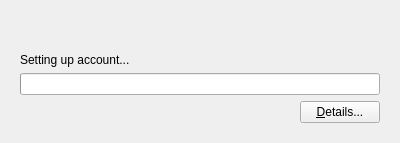
<?xml version="1.0" encoding="UTF-8"?>
<ui version="4.0">
 <class>SetupPage</class>
 <widget class="QWidget" name="SetupPage">
  <property name="geometry">
   <rect>
    <x>0</x>
    <y>0</y>
    <width>400</width>
    <height>143</height>
   </rect>
  </property>
  <layout class="QVBoxLayout" name="verticalLayout_2">
   <item>
    <widget class="QStackedWidget" name="stackWidget">
     <property name="currentIndex">
      <number>0</number>
     </property>
     <widget class="QWidget" name="page">
      <layout class="QVBoxLayout" name="verticalLayout">
       <item>
        <spacer name="verticalSpacer">
         <property name="orientation">
          <enum>Qt::Vertical</enum>
         </property>
         <property name="sizeHint" stdset="0">
          <size>
           <width>20</width>
           <height>109</height>
          </size>
         </property>
        </spacer>
       </item>
       <item>
        <widget class="QLabel" name="progressLabel">
         <property name="text">
          <string>Setting up account...</string>
         </property>
        </widget>
       </item>
       <item>
        <widget class="QProgressBar" name="progressBar"/>
       </item>
       <item>
        <layout class="QHBoxLayout" name="horizontalLayout">
         <item>
          <spacer name="horizontalSpacer">
           <property name="orientation">
            <enum>Qt::Horizontal</enum>
           </property>
           <property name="sizeHint" stdset="0">
            <size>
             <width>40</width>
             <height>20</height>
            </size>
           </property>
          </spacer>
         </item>
         <item>
          <widget class="QPushButton" name="detailsButton">
           <property name="text">
            <string>&amp;Details...</string>
           </property>
          </widget>
         </item>
        </layout>
       </item>
       <item>
        <spacer name="verticalSpacer_2">
         <property name="orientation">
          <enum>Qt::Vertical</enum>
         </property>
         <property name="sizeHint" stdset="0">
          <size>
           <width>20</width>
           <height>74</height>
          </size>
         </property>
        </spacer>
       </item>
      </layout>
     </widget>
     <widget class="QWidget" name="page_2">
      <layout class="QVBoxLayout" name="verticalLayout_3">
       <item>
        <widget class="QListView" name="detailView"/>
       </item>
      </layout>
     </widget>
    </widget>
   </item>
  </layout>
 </widget>
 <resources/>
 <connections/>
</ui>
